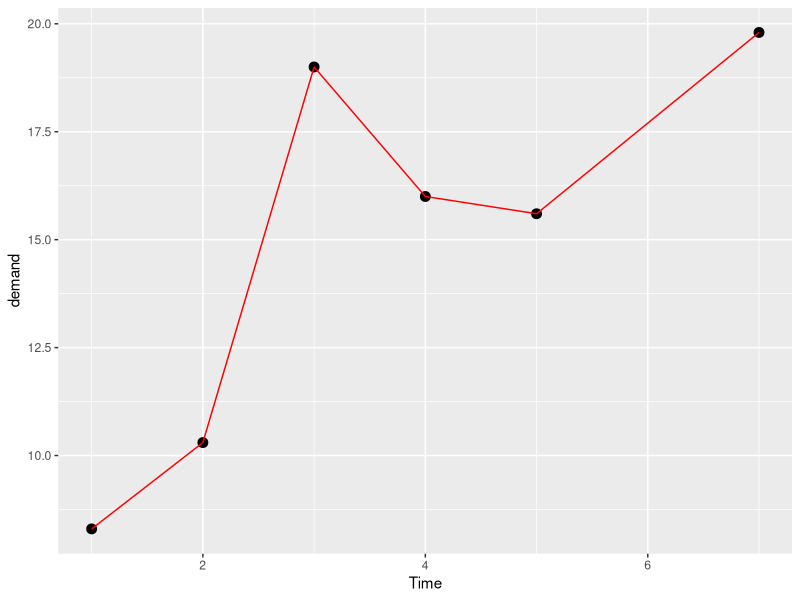
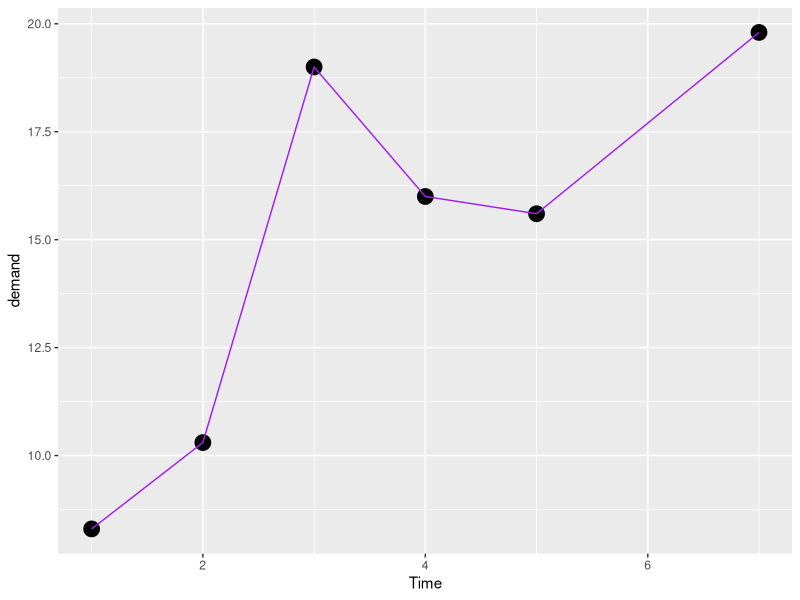
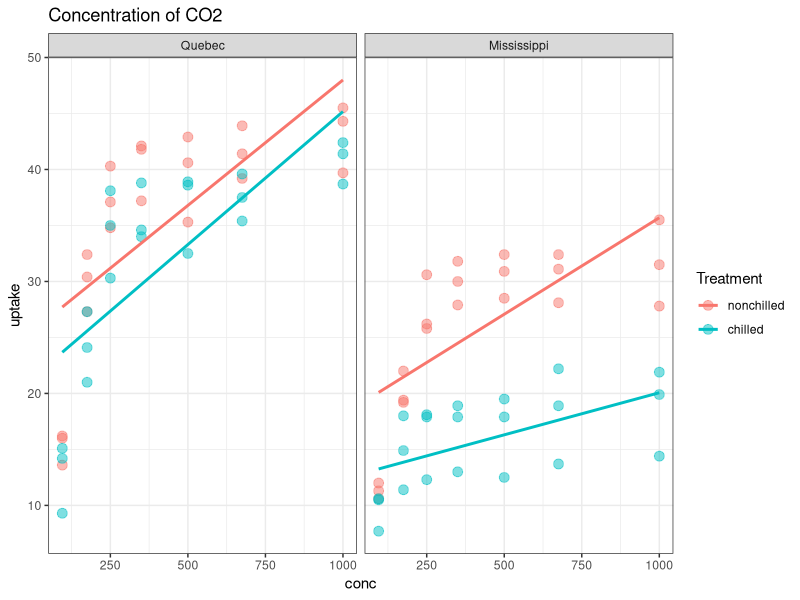
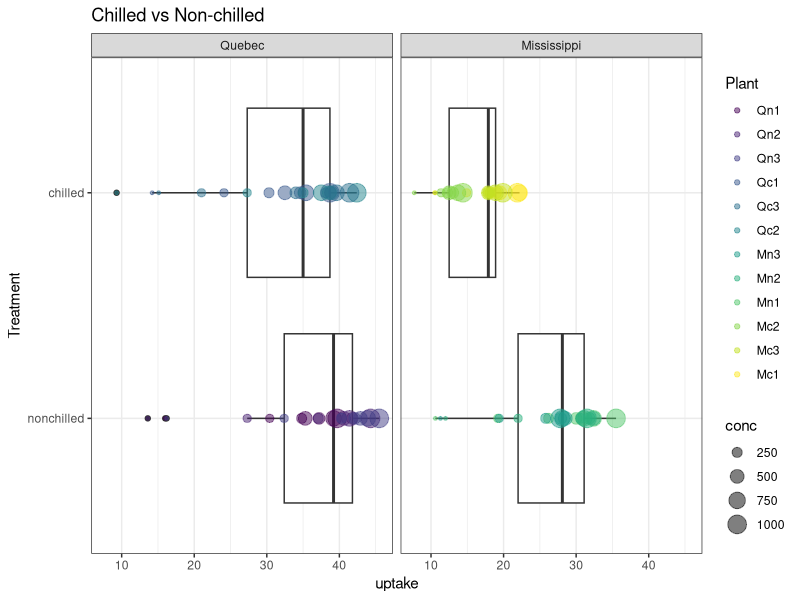
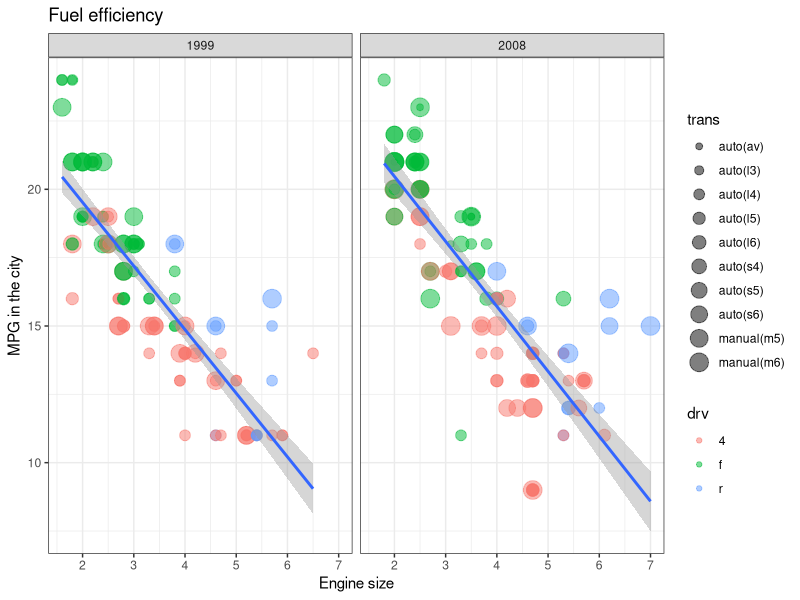

Write R code to recreate these figures, in order.
# Data visualization
## ggplot for plots and graphs

# install.packages("tidyverse")
library(tidyverse)
?BOD

ggplot(data = BOD, mapping = aes(x = Time, y = demand))+
  geom_point(size = 3)+
  geom_line(colour = 'red')

ggplot(BOD, aes(Time, demand))+
  geom_point(size=5)+
  geom_line(colour = 'purple')

data()
CO2

View(CO2)

CO2 %>% 
  ggplot(aes(conc, uptake,
             colour = Treatment))+
  geom_point(size = 3, alpha = 0.5)+
  geom_smooth(method = lm, se = FALSE)+
  facet_wrap(~Type)+
  labs(title = "Concentration of CO2")+
  theme_bw()

CO2 %>% 
  ggplot(aes(Treatment, uptake))+
  geom_boxplot()+
  geom_point(alpha = 0.5, 
             aes(size = conc, 
                 colour = Plant))+
  facet_wrap(~Type)+
  coord_flip()+
  theme_bw()+
  labs(title = "Chilled vs Non-chilled")



View(mpg)

mpg %>%
  filter(cty < 25) %>% 
  ggplot(aes(displ, cty))+
  geom_point(aes(colour = drv,
                 size = trans),
             alpha = 0.5)+
  geom_smooth(method = lm)+
  facet_wrap(~year, nrow = 1)+
  labs(x = "Engine size",
       y = "MPG in the city",
       title = "Fuel efficiency")+
  theme_bw()






























